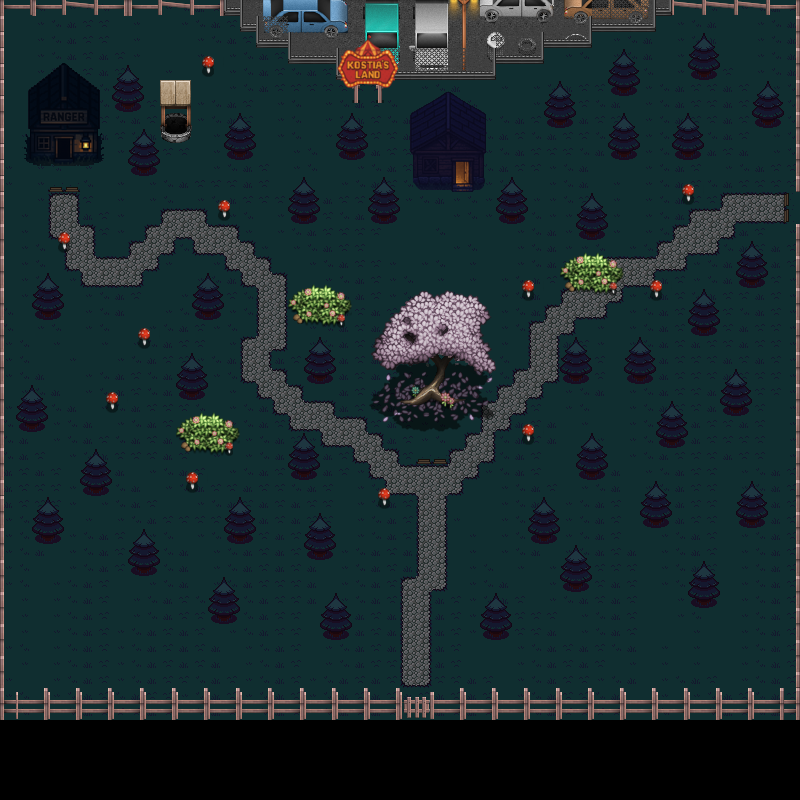

Rendered tile map (Tiled .tmx) drawn with the repository's tilesets; below, a short description and the map source with its tile grids summarised:
An orthogonal 50x50 tile map with 16x16 px tiles, 5 tile layers (Sol, Deco, Barriéres, Buisson, ...), 10 tilesets and 82 objects (71x collision, player, enter_house, enter_house_exit, exit_house2, ...).

<map version="1.8" tiledversion="1.8.0" orientation="orthogonal" renderorder="right-down" width="50" height="50" tilewidth="16" tileheight="16" infinite="0" nextlayerid="20" nextobjectid="161">
 <tileset firstgid="1" source="rural.tsx" />
 <tileset firstgid="1025" source="street.tsx" />
 <tileset firstgid="2049" source="Nature.tsx" />
 <tileset firstgid="3073" source="street-2.tsx" />
 <tileset firstgid="4097" source="streets-tilee-v2.tsx" />
 <tileset firstgid="5121" source="forest_night.tsx" />
 <tileset firstgid="5231" source="maison final haunted house.tsx" />
 <tileset firstgid="5295" source="Maison 2.tsx" />
 <tileset firstgid="5359" source="Tiles_VeniaIndoor.tsx" />
 <tileset firstgid="6139" source="kostia.tsx" />
 <layer id="1" name="Sol" width="50" height="50">
  <data>[2500 cells, 2300 non-empty, 22 distinct tile ids]</data>
 </layer>
 <layer id="14" name="Deco" width="50" height="50">
  <data>[2500 cells, 364 non-empty, 132 distinct tile ids]</data>
 </layer>
 <layer id="16" name="Barriéres" width="50" height="50">
  <data>[2500 cells, 54 non-empty, 12 distinct tile ids]</data>
 </layer>
 <layer id="17" name="Buisson" width="50" height="50">
  <data>[2500 cells, 167 non-empty, 86 distinct tile ids]</data>
 </layer>
 <layer id="19" name="top" width="50" height="50">
  <data>[2500 cells, 318 non-empty, 130 distinct tile ids]</data>
 </layer>
 <objectgroup id="12" name="Objects">
  <object id="7" name="player" x="415" y="651">
   <point />
  </object>
  <object id="32" type="collision" x="224" y="-1" width="448" height="17" />
  <object id="33" type="collision" x="239.5" y="15.5" width="417" height="16.5" />
  <object id="34" type="collision" x="255.5" y="31" width="336.5" height="17" />
  <object id="35" type="collision" x="288" y="47" width="256" height="17" />
  <object id="36" type="collision" x="336" y="63" width="160.5" height="16.5" />
  <object id="40" type="collision" x="376.5" y="486.5" width="14.5" height="20.5" />
  <object id="42" type="collision" x="521" y="423.667" width="14" height="19.6667" />
  <object id="45" type="collision" x="521.333" y="279" width="13.6667" height="20" />
  <object id="55" type="collision" x="103" y="390.667" width="15.6667" height="21.3333" />
  <object id="56" type="collision" x="137" y="327.667" width="14.6667" height="20" />
  <object id="57" type="collision" x="56" y="231.667" width="15.6667" height="21.3333" />
  <object id="59" type="collision" x="215.667" y="199.667" width="16.6667" height="21" />
  <object id="61" type="collision" x="201" y="55" width="13.6667" height="22.6667" />
  <object id="63" type="collision" x="184" y="470.333" width="14.6667" height="21.3333" />
  <object id="64" type="collision" x="649" y="280" width="14.3333" height="21.3333" />
  <object id="65" type="collision" x="681" y="183.667" width="14.6667" height="21.6667" />
  <object id="75" type="collision" x="427.333" y="356" width="23.3333" height="51.3333" />
  <object id="76" type="collision" x="404" y="384.667" width="50" height="20" />
  <object id="77" type="collision" x="28" y="127" width="71.5" height="38.5" />
  <object id="78" name="enter_house" x="55" y="137.5" width="18" height="32" />
  <object id="79" name="enter_house_exit" x="64" y="190.5">
   <point />
  </object>
  <object id="84" type="collision" x="411.333" y="150" width="74.6667" height="41.3333" />
  <object id="91" name="exit_house2" x="465" y="221.167">
   <point />
  </object>
  <object id="88" name="enter_house2" x="455.5" y="161.5" width="17" height="35.5" />
  <object id="99" type="collision" x="-1" y="719" width="802" height="18" />
  <object id="103" type="collision" x="0" y="686" width="801" height="33" />
  <object id="104" type="collision" x="0" y="-1" width="14" height="693" />
  <object id="106" type="collision" x="1" y="-3" width="222" height="22" />
  <object id="107" type="collision" x="673" y="-3" width="126" height="20" />
  <object id="108" type="collision" x="784" y="-3" width="14" height="197" />
  <object id="109" type="collision" x="787" y="223" width="14" height="479" />
  <object id="110" type="collision" x="791.667" y="187.333" width="8" height="46.3333" />
  <object id="111" name="enter_world2" x="774.667" y="197" width="25.6667" height="22.3333" />
  <object id="112" name="exit_world2" x="740.333" y="210">
   <point />
  </object>
  <object id="118" type="collision" x="345.333" y="144" width="14" height="16" />
  <object id="125" type="collision" x="234" y="528" width="14" height="16" />
  <object id="135" type="collision" x="536.667" y="529.333" width="14" height="16" />
  <object id="141" type="collision" x="666.667" y="430.667" width="14" height="16" />
  <object id="142" type="collision" x="650" y="512" width="14" height="16" />
  <object id="143" type="collision" x="730.667" y="400" width="14" height="16" />
  <object id="146" type="collision" x="746" y="271.333" width="14" height="16" />
  <object id="147" type="collision" x="698" y="320" width="14" height="16" />
  <object id="144" type="collision" x="745.333" y="511.333" width="14" height="16" />
  <object id="145" type="collision" x="697.333" y="592" width="14" height="16" />
  <object id="137" type="collision" x="632.667" y="366.667" width="14" height="16" />
  <object id="138" type="collision" x="568.667" y="366.667" width="14" height="16" />
  <object id="139" type="collision" x="584" y="464" width="14" height="16" />
  <object id="140" type="collision" x="568" y="574.667" width="14" height="16" />
  <object id="136" type="collision" x="489.333" y="623.333" width="14" height="16" />
  <object id="131" type="collision" x="330" y="623.333" width="14" height="16" />
  <object id="132" type="collision" x="313.333" y="543.333" width="14" height="16" />
  <object id="133" type="collision" x="216.667" y="609.333" width="14" height="16" />
  <object id="134" type="collision" x="136.667" y="560" width="14" height="16" />
  <object id="126" type="collision" x="297.333" y="463.333" width="14" height="16" />
  <object id="127" type="collision" x="298.667" y="207.333" width="14" height="16" />
  <object id="128" type="collision" x="184.667" y="383.333" width="14" height="16" />
  <object id="129" type="collision" x="312.667" y="368.667" width="14" height="16" />
  <object id="130" type="collision" x="506" y="208.667" width="14" height="16" />
  <object id="148" type="collision" x="681.333" y="144" width="14" height="16" />
  <object id="149" type="collision" x="762.667" y="112" width="14" height="16" />
  <object id="150" type="collision" x="698" y="64" width="14" height="16" />
  <object id="151" type="collision" x="617.333" y="80" width="14" height="16" />
  <object id="152" type="collision" x="552.667" y="112" width="14" height="16" />
  <object id="153" type="collision" x="616.667" y="145.333" width="14" height="16" />
  <object id="154" type="collision" x="584.667" y="223.333" width="14" height="16" />
  <object id="119" type="collision" x="201.333" y="302" width="14" height="16" />
  <object id="120" type="collision" x="120" y="96" width="14" height="16" />
  <object id="121" type="collision" x="136" y="159.333" width="14" height="16" />
  <object id="122" type="collision" x="233.333" y="144" width="14" height="16" />
  <object id="123" type="collision" x="377.333" y="206.667" width="14" height="16" />
  <object id="124" type="collision" x="88" y="479.333" width="14" height="16" />
  <object id="155" type="collision" x="40.6667" y="304" width="14" height="16" />
  <object id="156" type="collision" x="25.3333" y="415.333" width="14" height="16" />
  <object id="157" type="collision" x="41.3333" y="528" width="14" height="16" />
  <object id="158" type="collision" x="160" y="79.3333" width="32" height="66" />
  </objectgroup>
 <objectgroup id="18" name="NPCPaths">
  <!-- 4 objects omitted --></objectgroup>
</map>
<!-- 6 of 82 objects omitted -->
